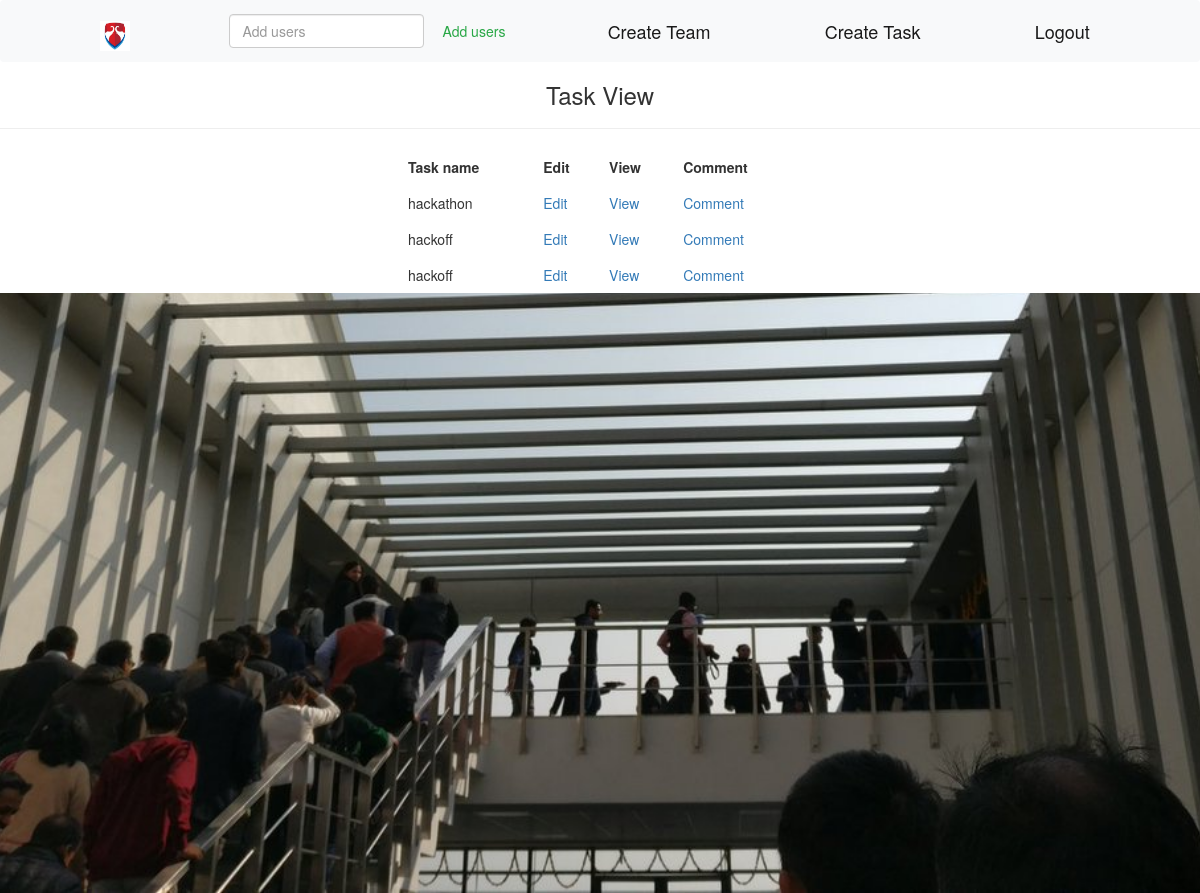
The app's page /nextpage/ with its own data.
### task/models.py (models this page shows, shortened)
class Taskcreation(models.Model):
	taskname=models.CharField(max_length=20,blank=False)
	taskleader=models.BooleanField(default=False)
	taskuser=models.ForeignKey(User,on_delete=models.SET_NULL,null=True,related_name='taskuser')
	taskteamname=models.ForeignKey(Teamcreation,on_delete=models.SET_NULL,null=True,related_name='teamtaskname')
	taskslug=models.SlugField(blank=True)
	taskdescription=models.TextField(blank=True)
	taskassignee=models.CharField(blank=True,max_length=255)
	taskstatus=models.CharField(default=None,max_length=40)

### usercreation/views.py (the view)
# urls.py: path('nextpage/',views.nextpage,name='nextpage'),
def nextpage(request):
	ob=Taskcreation.objects.all()
	return render(request,'usercreation/nextpage.html',{'ob':ob})

### usercreation/templates/usercreation/nextpage.html (shortened to what this page needs)
{% load static from staticfiles %}
<!DOCTYPE html>
<html>
<head>
	<link rel="stylesheet" href="https://www.w3schools.com/w3css/4/w3-black.css">
	<link rel="stylesheet" href="https://stackpath.bootstrapcdn.com/bootstrap/4.1.3/css/bootstrap.min.css">
<link rel="stylesheet" href="https://maxcdn.bootstrapcdn.com/bootstrap/3.3.7/css/bootstrap.min.css">
<link rel="stylesheet" href="https://maxcdn.bootstrapcdn.com/bootstrap/3.3.7/css/bootstrap-theme.min.css">
</head>
<body>
	<nav class="navbar  navbar-light bg-light">
  <a class="navbar-brand" href="{% url 'usercreation:homepage' %}">
    <img src="{% static 'bu_logo.jpg' %}" width="30" height="30" class="d-inline-block align-top" alt="">
  </a>
  <form class="form-inline"  method="GET" action="{% url 'usercreation:searchuser' %}">
    <input class="form-control mr-sm-2" name="q" type="search" placeholder="Add users" aria-label="Search" value="{{request.GET.q}}">
    <button class="btn btn-outline-success my-2 my-sm-0" type="submit">Add users</button>
  </form>
  <a class="navbar-brand" href="{% url 'usercreation:teamcreation' %}">Create Team</a>
  <a class="navbar-brand" href="{% url 'task:taskcreation' %}">Create Task</a>
  <a class="navbar-brand" href="{% url 'usercreation:logout' %}">Logout</a>
</nav>
	{% if ob %}
		<h3 style="margin-bottom: 5px;text-align: center;">Task View</h3>
		<hr>
		{% endif %}
	<div style="margin-left: 400px;margin-top: 20px;">
	      <table style="width: 50%">
			{% if ob %}
			<tr>
				<th>Task name</th>
				<th>Edit</th>
				<th>View</th>
				<th>Comment</th>
			</tr>
			{% for i in ob %}
			<tr>
			<td>{{i.taskname}}</td>
			<td><a href="{% url 'task:taskupdate' taskslug=i.taskslug %}">Edit</a></td>
			<td><a href="{% url 'task:taskview' taskslug1=i.taskslug %}">View</a></td>
			<td><a href="{% url 'task:taskcomment' taskslug2=i.taskslug %}">Comment</a></td>
		</tr>
		{% endfor %}
			{% endif %}
		</table>
	</div>
	<div class="main_background">
	</div>
</body>
</html>

### records on screen
Taskcreation: taskname "hackathon"
Taskcreation: taskname "hackoff"
Taskcreation: taskname "hackoff"
